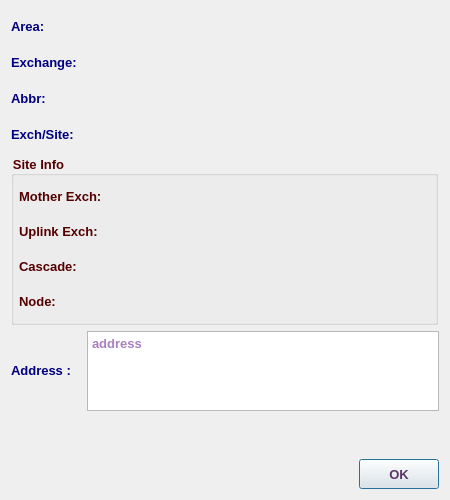
<?xml version="1.0" encoding="UTF-8"?>
<ui version="4.0">
 <class>ExchangeInfoDialog</class>
 <widget class="QDialog" name="ExchangeInfoDialog">
  <property name="geometry">
   <rect>
    <x>0</x>
    <y>0</y>
    <width>450</width>
    <height>500</height>
   </rect>
  </property>
  <property name="minimumSize">
   <size>
    <width>450</width>
    <height>500</height>
   </size>
  </property>
  <property name="maximumSize">
   <size>
    <width>451</width>
    <height>501</height>
   </size>
  </property>
  <property name="font">
   <font>
    <family>Tahoma</family>
    <pointsize>10</pointsize>
   </font>
  </property>
  <property name="windowTitle">
   <string>Exchange Info</string>
  </property>
  <layout class="QVBoxLayout" name="verticalLayout_3">
   <item>
    <layout class="QHBoxLayout" name="horizontalLayout_11">
     <item>
      <layout class="QVBoxLayout" name="verticalLayout">
       <item>
        <layout class="QHBoxLayout" name="horizontalLayout_2">
         <item>
          <widget class="QLabel" name="label">
           <property name="minimumSize">
            <size>
             <width>130</width>
             <height>30</height>
            </size>
           </property>
           <property name="maximumSize">
            <size>
             <width>130</width>
             <height>30</height>
            </size>
           </property>
           <property name="font">
            <font>
             <family>Tahoma</family>
             <pointsize>10</pointsize>
             <weight>75</weight>
             <bold>true</bold>
            </font>
           </property>
           <property name="styleSheet">
            <string notr="true">color: rgb(0, 0, 127);</string>
           </property>
           <property name="text">
            <string>Area:</string>
           </property>
          </widget>
         </item>
         <item>
          <widget class="QLabel" name="areaLbl">
           <property name="sizePolicy">
            <sizepolicy hsizetype="Expanding" vsizetype="Preferred">
             <horstretch>0</horstretch>
             <verstretch>0</verstretch>
            </sizepolicy>
           </property>
           <property name="minimumSize">
            <size>
             <width>50</width>
             <height>30</height>
            </size>
           </property>
           <property name="maximumSize">
            <size>
             <width>5000</width>
             <height>30</height>
            </size>
           </property>
           <property name="font">
            <font>
             <family>Tahoma</family>
             <pointsize>10</pointsize>
             <weight>75</weight>
             <bold>true</bold>
            </font>
           </property>
           <property name="styleSheet">
            <string notr="true">color: rgb(85, 0, 127);</string>
           </property>
           <property name="text">
            <string/>
           </property>
           <property name="alignment">
            <set>Qt::AlignCenter</set>
           </property>
          </widget>
         </item>
        </layout>
       </item>
       <item>
        <layout class="QHBoxLayout" name="horizontalLayout_3">
         <item>
          <widget class="QLabel" name="label_3">
           <property name="minimumSize">
            <size>
             <width>130</width>
             <height>30</height>
            </size>
           </property>
           <property name="maximumSize">
            <size>
             <width>130</width>
             <height>30</height>
            </size>
           </property>
           <property name="font">
            <font>
             <family>Tahoma</family>
             <pointsize>10</pointsize>
             <weight>75</weight>
             <bold>true</bold>
            </font>
           </property>
           <property name="styleSheet">
            <string notr="true">color: rgb(0, 0, 127);</string>
           </property>
           <property name="text">
            <string>Exchange:</string>
           </property>
          </widget>
         </item>
         <item>
          <widget class="QLabel" name="exchLbl">
           <property name="sizePolicy">
            <sizepolicy hsizetype="Expanding" vsizetype="Preferred">
             <horstretch>0</horstretch>
             <verstretch>0</verstretch>
            </sizepolicy>
           </property>
           <property name="minimumSize">
            <size>
             <width>50</width>
             <height>30</height>
            </size>
           </property>
           <property name="maximumSize">
            <size>
             <width>5000</width>
             <height>30</height>
            </size>
           </property>
           <property name="font">
            <font>
             <family>Tahoma</family>
             <pointsize>10</pointsize>
             <weight>75</weight>
             <bold>true</bold>
            </font>
           </property>
           <property name="styleSheet">
            <string notr="true">color: rgb(85, 0, 127);</string>
           </property>
           <property name="text">
            <string/>
           </property>
           <property name="alignment">
            <set>Qt::AlignCenter</set>
           </property>
          </widget>
         </item>
        </layout>
       </item>
       <item>
        <layout class="QHBoxLayout" name="horizontalLayout_4">
         <item>
          <widget class="QLabel" name="label_4">
           <property name="minimumSize">
            <size>
             <width>130</width>
             <height>30</height>
            </size>
           </property>
           <property name="maximumSize">
            <size>
             <width>130</width>
             <height>30</height>
            </size>
           </property>
           <property name="font">
            <font>
             <family>Tahoma</family>
             <pointsize>10</pointsize>
             <weight>75</weight>
             <bold>true</bold>
            </font>
           </property>
           <property name="styleSheet">
            <string notr="true">color: rgb(0, 0, 127);</string>
           </property>
           <property name="text">
            <string>Abbr:</string>
           </property>
          </widget>
         </item>
         <item>
          <widget class="QLabel" name="abbrLbl">
           <property name="sizePolicy">
            <sizepolicy hsizetype="Expanding" vsizetype="Preferred">
             <horstretch>0</horstretch>
             <verstretch>0</verstretch>
            </sizepolicy>
           </property>
           <property name="minimumSize">
            <size>
             <width>50</width>
             <height>30</height>
            </size>
           </property>
           <property name="maximumSize">
            <size>
             <width>5000</width>
             <height>30</height>
            </size>
           </property>
           <property name="font">
            <font>
             <family>Tahoma</family>
             <pointsize>10</pointsize>
             <weight>75</weight>
             <bold>true</bold>
            </font>
           </property>
           <property name="styleSheet">
            <string notr="true">color: rgb(85, 0, 127);</string>
           </property>
           <property name="text">
            <string/>
           </property>
           <property name="alignment">
            <set>Qt::AlignCenter</set>
           </property>
          </widget>
         </item>
        </layout>
       </item>
       <item>
        <layout class="QHBoxLayout" name="horizontalLayout_5">
         <item>
          <widget class="QLabel" name="label_5">
           <property name="minimumSize">
            <size>
             <width>130</width>
             <height>30</height>
            </size>
           </property>
           <property name="maximumSize">
            <size>
             <width>130</width>
             <height>30</height>
            </size>
           </property>
           <property name="font">
            <font>
             <family>Tahoma</family>
             <pointsize>10</pointsize>
             <weight>75</weight>
             <bold>true</bold>
            </font>
           </property>
           <property name="styleSheet">
            <string notr="true">color: rgb(0, 0, 127);</string>
           </property>
           <property name="text">
            <string>Exch/Site:</string>
           </property>
          </widget>
         </item>
         <item>
          <widget class="QLabel" name="typeLbl">
           <property name="sizePolicy">
            <sizepolicy hsizetype="Expanding" vsizetype="Preferred">
             <horstretch>0</horstretch>
             <verstretch>0</verstretch>
            </sizepolicy>
           </property>
           <property name="minimumSize">
            <size>
             <width>50</width>
             <height>30</height>
            </size>
           </property>
           <property name="maximumSize">
            <size>
             <width>5000</width>
             <height>30</height>
            </size>
           </property>
           <property name="font">
            <font>
             <family>Tahoma</family>
             <pointsize>10</pointsize>
             <weight>75</weight>
             <bold>true</bold>
            </font>
           </property>
           <property name="styleSheet">
            <string notr="true">color: rgb(85, 0, 127);</string>
           </property>
           <property name="text">
            <string/>
           </property>
           <property name="alignment">
            <set>Qt::AlignCenter</set>
           </property>
          </widget>
         </item>
        </layout>
       </item>
      </layout>
     </item>
     <item>
      <widget class="QLabel" name="label_2">
       <property name="font">
        <font>
         <family>Tahoma</family>
         <pointsize>10</pointsize>
        </font>
       </property>
       <property name="text">
        <string/>
       </property>
       <property name="pixmap">
        <pixmap resource="../image.qrc">:/Image/exch.png</pixmap>
       </property>
      </widget>
     </item>
    </layout>
   </item>
   <item>
    <widget class="QGroupBox" name="siteGB">
     <property name="minimumSize">
      <size>
       <width>300</width>
       <height>170</height>
      </size>
     </property>
     <property name="maximumSize">
      <size>
       <width>427</width>
       <height>170</height>
      </size>
     </property>
     <property name="font">
      <font>
       <family>Tahoma</family>
       <pointsize>10</pointsize>
       <weight>75</weight>
       <bold>true</bold>
      </font>
     </property>
     <property name="styleSheet">
      <string notr="true">color: rgb(85, 0, 0);</string>
     </property>
     <property name="title">
      <string>Site Info</string>
     </property>
     <layout class="QVBoxLayout" name="verticalLayout_2">
      <property name="spacing">
       <number>5</number>
      </property>
      <property name="leftMargin">
       <number>5</number>
      </property>
      <property name="topMargin">
       <number>5</number>
      </property>
      <property name="rightMargin">
       <number>5</number>
      </property>
      <property name="bottomMargin">
       <number>5</number>
      </property>
      <item>
       <layout class="QHBoxLayout" name="horizontalLayout_6">
        <item>
         <widget class="QLabel" name="label_6">
          <property name="minimumSize">
           <size>
            <width>130</width>
            <height>30</height>
           </size>
          </property>
          <property name="maximumSize">
           <size>
            <width>130</width>
            <height>30</height>
           </size>
          </property>
          <property name="font">
           <font>
            <family>Tahoma</family>
            <pointsize>10</pointsize>
            <weight>75</weight>
            <bold>true</bold>
           </font>
          </property>
          <property name="styleSheet">
           <string notr="true">color: rgb(85, 0, 0);</string>
          </property>
          <property name="text">
           <string>Mother Exch:</string>
          </property>
         </widget>
        </item>
        <item>
         <widget class="QLabel" name="motherLbl">
          <property name="sizePolicy">
           <sizepolicy hsizetype="Expanding" vsizetype="Preferred">
            <horstretch>0</horstretch>
            <verstretch>0</verstretch>
           </sizepolicy>
          </property>
          <property name="minimumSize">
           <size>
            <width>50</width>
            <height>30</height>
           </size>
          </property>
          <property name="maximumSize">
           <size>
            <width>5000</width>
            <height>30</height>
           </size>
          </property>
          <property name="font">
           <font>
            <family>Tahoma</family>
            <pointsize>10</pointsize>
            <weight>75</weight>
            <bold>true</bold>
           </font>
          </property>
          <property name="styleSheet">
           <string notr="true">color: rgb(85, 0, 127);</string>
          </property>
          <property name="text">
           <string/>
          </property>
          <property name="alignment">
           <set>Qt::AlignCenter</set>
          </property>
         </widget>
        </item>
       </layout>
      </item>
      <item>
       <layout class="QHBoxLayout" name="horizontalLayout_7">
        <item>
         <widget class="QLabel" name="label_7">
          <property name="minimumSize">
           <size>
            <width>130</width>
            <height>30</height>
           </size>
          </property>
          <property name="maximumSize">
           <size>
            <width>130</width>
            <height>30</height>
           </size>
          </property>
          <property name="font">
           <font>
            <family>Tahoma</family>
            <pointsize>10</pointsize>
            <weight>75</weight>
            <bold>true</bold>
           </font>
          </property>
          <property name="styleSheet">
           <string notr="true">color: rgb(85, 0, 0);</string>
          </property>
          <property name="text">
           <string>Uplink Exch:</string>
          </property>
         </widget>
        </item>
        <item>
         <widget class="QLabel" name="uplinkLbl">
          <property name="sizePolicy">
           <sizepolicy hsizetype="Expanding" vsizetype="Preferred">
            <horstretch>0</horstretch>
            <verstretch>0</verstretch>
           </sizepolicy>
          </property>
          <property name="minimumSize">
           <size>
            <width>50</width>
            <height>30</height>
           </size>
          </property>
          <property name="maximumSize">
           <size>
            <width>5000</width>
            <height>30</height>
           </size>
          </property>
          <property name="font">
           <font>
            <family>Tahoma</family>
            <pointsize>10</pointsize>
            <weight>75</weight>
            <bold>true</bold>
           </font>
          </property>
          <property name="styleSheet">
           <string notr="true">color: rgb(85, 0, 127);</string>
          </property>
          <property name="text">
           <string/>
          </property>
          <property name="alignment">
           <set>Qt::AlignCenter</set>
          </property>
         </widget>
        </item>
       </layout>
      </item>
      <item>
       <layout class="QHBoxLayout" name="horizontalLayout_8">
        <item>
         <widget class="QLabel" name="label_8">
          <property name="minimumSize">
           <size>
            <width>130</width>
            <height>30</height>
           </size>
          </property>
          <property name="maximumSize">
           <size>
            <width>130</width>
            <height>30</height>
           </size>
          </property>
          <property name="font">
           <font>
            <family>Tahoma</family>
            <pointsize>10</pointsize>
            <weight>75</weight>
            <bold>true</bold>
           </font>
          </property>
          <property name="styleSheet">
           <string notr="true">color: rgb(85, 0, 0);</string>
          </property>
          <property name="text">
           <string>Cascade:</string>
          </property>
         </widget>
        </item>
        <item>
         <widget class="QLabel" name="cascadeLbl">
          <property name="sizePolicy">
           <sizepolicy hsizetype="Expanding" vsizetype="Preferred">
            <horstretch>0</horstretch>
            <verstretch>0</verstretch>
           </sizepolicy>
          </property>
          <property name="minimumSize">
           <size>
            <width>50</width>
            <height>30</height>
           </size>
          </property>
          <property name="maximumSize">
           <size>
            <width>5000</width>
            <height>30</height>
           </size>
          </property>
          <property name="font">
           <font>
            <family>Tahoma</family>
            <pointsize>10</pointsize>
            <weight>75</weight>
            <bold>true</bold>
           </font>
          </property>
          <property name="styleSheet">
           <string notr="true">color: rgb(85, 0, 127);</string>
          </property>
          <property name="text">
           <string/>
          </property>
          <property name="alignment">
           <set>Qt::AlignCenter</set>
          </property>
         </widget>
        </item>
       </layout>
      </item>
      <item>
       <layout class="QHBoxLayout" name="horizontalLayout_9">
        <item>
         <widget class="QLabel" name="label_9">
          <property name="minimumSize">
           <size>
            <width>130</width>
            <height>30</height>
           </size>
          </property>
          <property name="maximumSize">
           <size>
            <width>130</width>
            <height>30</height>
           </size>
          </property>
          <property name="font">
           <font>
            <family>Tahoma</family>
            <pointsize>10</pointsize>
            <weight>75</weight>
            <bold>true</bold>
           </font>
          </property>
          <property name="styleSheet">
           <string notr="true">color: rgb(85, 0, 0);</string>
          </property>
          <property name="text">
           <string>Node:</string>
          </property>
         </widget>
        </item>
        <item>
         <widget class="QLabel" name="nodeLbl">
          <property name="sizePolicy">
           <sizepolicy hsizetype="Expanding" vsizetype="Preferred">
            <horstretch>0</horstretch>
            <verstretch>0</verstretch>
           </sizepolicy>
          </property>
          <property name="minimumSize">
           <size>
            <width>50</width>
            <height>30</height>
           </size>
          </property>
          <property name="maximumSize">
           <size>
            <width>5000</width>
            <height>30</height>
           </size>
          </property>
          <property name="font">
           <font>
            <family>Tahoma</family>
            <pointsize>10</pointsize>
            <weight>75</weight>
            <bold>true</bold>
           </font>
          </property>
          <property name="styleSheet">
           <string notr="true">color: rgb(85, 0, 127);</string>
          </property>
          <property name="text">
           <string/>
          </property>
          <property name="alignment">
           <set>Qt::AlignCenter</set>
          </property>
         </widget>
        </item>
       </layout>
      </item>
     </layout>
    </widget>
   </item>
   <item>
    <layout class="QHBoxLayout" name="horizontalLayout_10">
     <item>
      <widget class="QLabel" name="label_10">
       <property name="minimumSize">
        <size>
         <width>70</width>
         <height>25</height>
        </size>
       </property>
       <property name="maximumSize">
        <size>
         <width>70</width>
         <height>25</height>
        </size>
       </property>
       <property name="font">
        <font>
         <family>Tahoma</family>
         <pointsize>10</pointsize>
         <weight>75</weight>
         <bold>true</bold>
        </font>
       </property>
       <property name="styleSheet">
        <string notr="true">color: rgb(0, 0, 127);</string>
       </property>
       <property name="text">
        <string>Address :</string>
       </property>
      </widget>
     </item>
     <item>
      <widget class="QTextEdit" name="addressLbl">
       <property name="enabled">
        <bool>true</bool>
       </property>
       <property name="minimumSize">
        <size>
         <width>100</width>
         <height>80</height>
        </size>
       </property>
       <property name="maximumSize">
        <size>
         <width>5000</width>
         <height>80</height>
        </size>
       </property>
       <property name="font">
        <font>
         <family>Tahoma</family>
         <pointsize>10</pointsize>
         <weight>75</weight>
         <bold>true</bold>
        </font>
       </property>
       <property name="styleSheet">
        <string notr="true">color: rgb(85, 0, 127);</string>
       </property>
       <property name="readOnly">
        <bool>true</bool>
       </property>
       <property name="placeholderText">
        <string>address</string>
       </property>
      </widget>
     </item>
    </layout>
   </item>
   <item>
    <spacer name="verticalSpacer_2">
     <property name="font">
      <font>
       <family>Tahoma</family>
       <pointsize>10</pointsize>
      </font>
     </property>
     <property name="orientation">
      <enum>Qt::Vertical</enum>
     </property>
     <property name="sizeHint" stdset="0">
      <size>
       <width>20</width>
       <height>40</height>
      </size>
     </property>
    </spacer>
   </item>
   <item>
    <layout class="QHBoxLayout" name="horizontalLayout">
     <item>
      <spacer name="horizontalSpacer">
       <property name="font">
        <font>
         <family>Tahoma</family>
         <pointsize>10</pointsize>
        </font>
       </property>
       <property name="orientation">
        <enum>Qt::Horizontal</enum>
       </property>
       <property name="sizeHint" stdset="0">
        <size>
         <width>40</width>
         <height>20</height>
        </size>
       </property>
      </spacer>
     </item>
     <item>
      <widget class="QPushButton" name="okBtn">
       <property name="minimumSize">
        <size>
         <width>50</width>
         <height>30</height>
        </size>
       </property>
       <property name="maximumSize">
        <size>
         <width>150</width>
         <height>30</height>
        </size>
       </property>
       <property name="font">
        <font>
         <family>Tahoma</family>
         <pointsize>10</pointsize>
         <weight>75</weight>
         <bold>true</bold>
        </font>
       </property>
       <property name="styleSheet">
        <string notr="true">color: rgb(92, 53, 102);</string>
       </property>
       <property name="text">
        <string>OK</string>
       </property>
      </widget>
     </item>
    </layout>
   </item>
  </layout>
 </widget>
 <tabstops>
  <tabstop>addressLbl</tabstop>
  <tabstop>okBtn</tabstop>
 </tabstops>
 <resources>
  <include location="../image.qrc"/>
 </resources>
 <connections/>
</ui>
